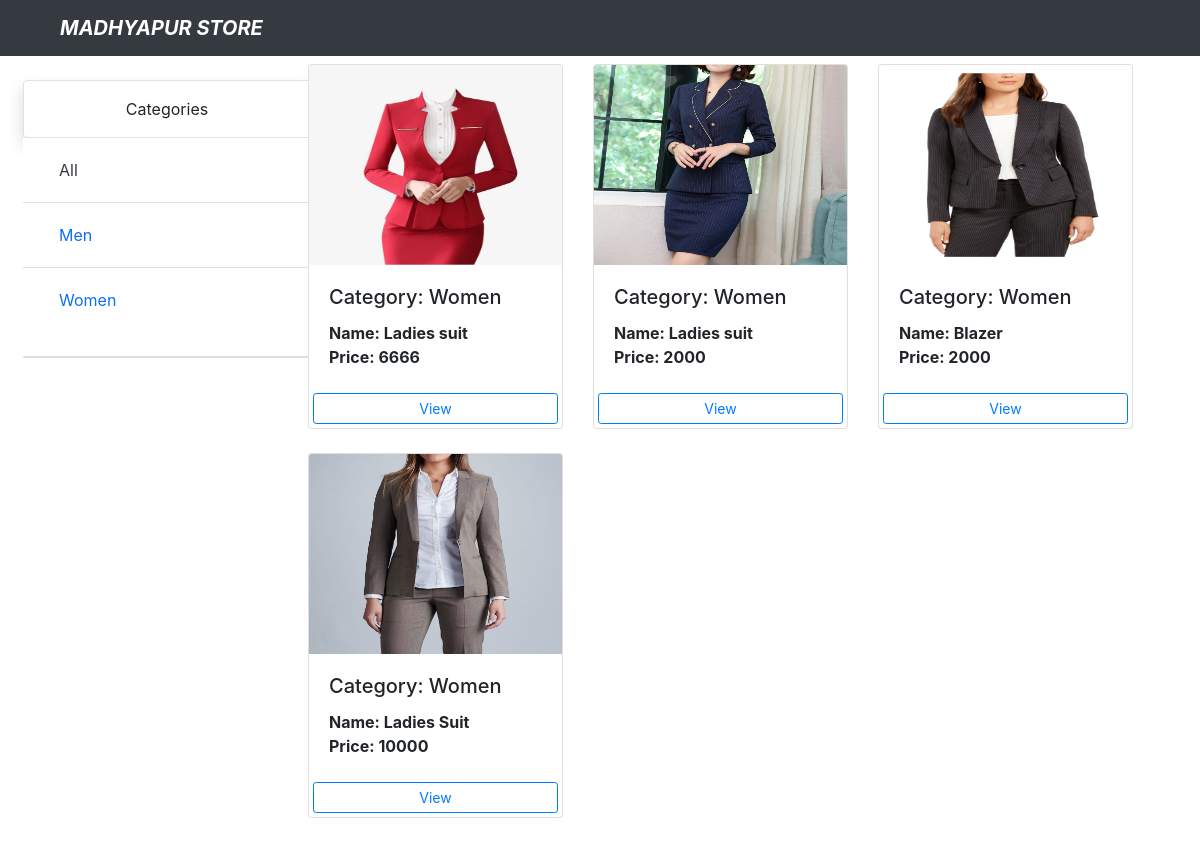
The page /products/?category=Women on the database its author committed.
### app/models.py (models this page shows, shortened)
class Category(models.Model):
    name = models.CharField(max_length=100)

class Products(models.Model):
    category = models.ForeignKey(Category, on_delete=models.CASCADE, null=True, blank=True)
    image = models.ImageField(default = 'default.jpg',upload_to = 'Product')
    name = models.CharField(max_length=100, null=True, blank=True)
    price = models.PositiveIntegerField()
    description = models.TextField()
    class Meta:
        verbose_name_plural = 'Products'

### app/views.py (the view)
# urls.py: path('products/', views.all_products, name='products'),
def all_products(request):
    category =  request.GET.get('category')
    if category == None:
        products = Products.objects.all()
    else:
        products = Products.objects.filter(category__name=category)
    categories = Category.objects.all()
    user = request.user
    if user.is_authenticated:
        cart = Order.objects.filter(customer=user).count()
    else:
        cart = ''
    context = {
        'products': products,
        'categories': categories,
        'cart': cart
    }
    return render(request, 'products.html', context)

### app/templates/products.html (shortened to what this page needs)
{% extends 'welcome.html' %}
{% block content %}
{% include 'adminbase.html' %}
<div class="container m-2" >
    <div class="row">
        <div class="col-md-3">
            <div class="" style="width: 18rem;">
                <div class=" border rounded mt-3 p-3 text-center shadow bg-white rounded">
                  Categories
                </div>
               <ul class="list-group list-group-flush">
                <li class="list-group-item">
                  <a href="{% url 'products' %}" class="nav-link text-dark active">All</a>
                </li>
                {% for category in categories %}
                <li class="list-group-item">
                  <a href="{% url 'products' %}?category={{category.name}}" class="nav-link active">
                    {{category.name}}
                  </a>
                </li>
                {% endfor %}
                </ul>
              </div>
              <br>
              <div class="card" style="width: 18rem;">
              </div>
              <br>
        </div>
    <div class="col-md-9">
        <div class="row">
          {% for product in products %}
            <div class="col-md-4">
                <div class="card">
                    <img class="card-img-top" src="{{product.image.url}}" alt="Card image cap" style="height: 200px;" >
                    <div class="card-body">
                      <h5 class="card-title">Category: {{product.category.name}}</h5>
                      <b class="card-text">Name: {{product.name}}</b><br>
                      <b class="card-text">Price: {{product.price}}</b><br>
                    </div>
                    <a href="{% url 'view_product' product.id %}" class="btn btn-outline-primary btn-sm m-1">View</a>
                  </div>
                  <br>
                 </div>
                 {% empty %}
                 <h1>Sorry nothings Available at the moment</h1>
            {% endfor %}
            </div>
        </div>
    </div>
</div>
{% endblock %}

### app/templates/welcome.html (shortened to what this page needs)
{% block content %}{% endblock %}

### app/templates/adminbase.html (shortened to what this page needs)
{% load static %}
<html>
    <head>
        <link rel="stylesheet" href="{% static 'css/bootstrap.min.css' %}"/>
        <link rel="stylesheet" href="https://cdn.jsdelivr.net/npm/bootstrap@4.6.1/dist/css/bootstrap.min.css">
    </head>
    <body>
        <nav class="navbar navbar-expand-lg navbar-light bg-dark">
            <div class="container">
              <a class="navbar-brand col-3 text-uppercase text-white" href="#"><em><strong>Madhyapur Store</strong></em></a>
            </div>
          </nav>
    </body>
</html>

### rows shown on the page
Category: name "Men"
Category: name "Women"
Products: image (picture), category.name "Women", name "Ladies suit", price "6666"
Products: image (picture), category.name "Women", name "Ladies suit", price "2000"
Products: image (picture), category.name "Women", name "Blazer", price "2000"
Products: image (picture), category.name "Women", name "Ladies Suit", price "10000"
